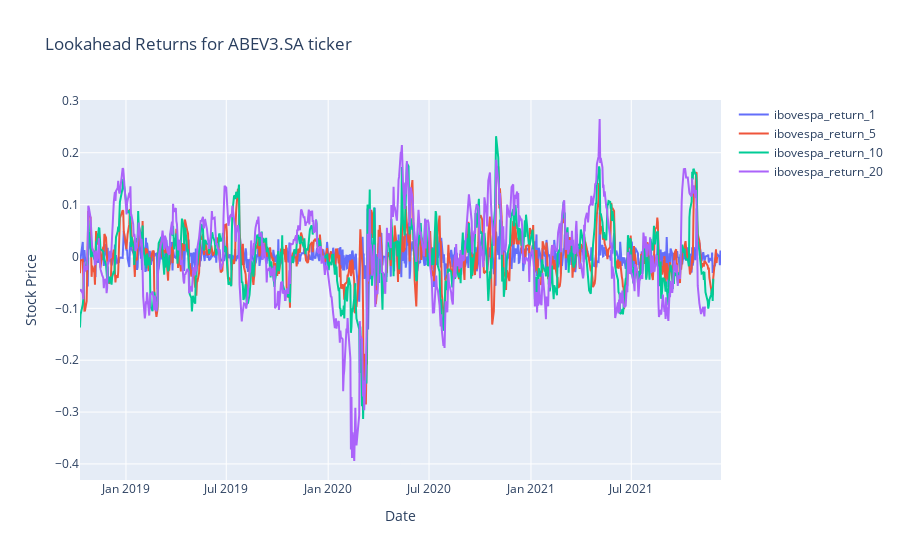

Write notebook code for a chart like this one.
### Code cell
ibovespa_return_1 = get_return_lookahead(ibovespa_close, ibovespa_close_1)
ibovespa_return_5 = get_return_lookahead(ibovespa_close, ibovespa_close_5)
ibovespa_return_10 = get_return_lookahead(ibovespa_close, ibovespa_close_10)
ibovespa_return_20 = get_return_lookahead(ibovespa_close, ibovespa_close_20)

plot_price_return("ABEV3.SA",
                  ibovespa_return_1=ibovespa_return_1,
                  ibovespa_return_5=ibovespa_return_5,
                  ibovespa_return_10=ibovespa_return_10,
                  ibovespa_return_20=ibovespa_return_20)

### Figure 1 — Plotly figure (JSON) as saved in the notebook; plotly's stock layout.template omitted (floating-point values rounded to 4 significant figures; data arrays with more than 128 entries replaced by an {"elided": "..."} marker saying what was removed)
{"data": [{"name": "ibovespa_return_1", "type": "scatter", "x": {"elided": "782 str values"}, "y": {"elided": "782 float values"}}, {"name": "ibovespa_return_5", "type": "scatter", "x": {"elided": "782 str values"}, "y": {"elided": "782 float values"}}, {"name": "ibovespa_return_10", "type": "scatter", "x": {"elided": "782 str values"}, "y": {"elided": "782 float values"}}, {"name": "ibovespa_return_20", "type": "scatter", "x": {"elided": "782 str values"}, "y": {"elided": "782 float values"}}], "layout": {"title": {"text": "Lookahead Returns for ABEV3.SA ticker"}, "xaxis": {"title": {"text": "Date"}}, "yaxis": {"title": {"text": "Stock Price"}}}}
